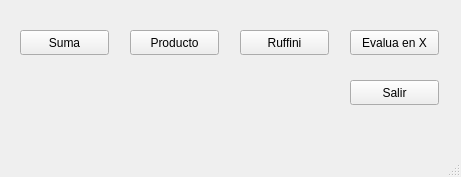
<?xml version="1.0" encoding="UTF-8"?>
<ui version="4.0">
 <class>MainWindow</class>
 <widget class="QMainWindow" name="MainWindow">
  <property name="geometry">
   <rect>
    <x>0</x>
    <y>0</y>
    <width>461</width>
    <height>177</height>
   </rect>
  </property>
  <property name="windowTitle">
   <string>MainWindow</string>
  </property>
  <widget class="QWidget" name="centralwidget">
   <widget class="QPushButton" name="btnSuma">
    <property name="geometry">
     <rect>
      <x>20</x>
      <y>30</y>
      <width>89</width>
      <height>25</height>
     </rect>
    </property>
    <property name="text">
     <string>Suma</string>
    </property>
   </widget>
   <widget class="QPushButton" name="btnProducto">
    <property name="geometry">
     <rect>
      <x>130</x>
      <y>30</y>
      <width>89</width>
      <height>25</height>
     </rect>
    </property>
    <property name="text">
     <string>Producto</string>
    </property>
   </widget>
   <widget class="QPushButton" name="btnRuffini">
    <property name="geometry">
     <rect>
      <x>240</x>
      <y>30</y>
      <width>89</width>
      <height>25</height>
     </rect>
    </property>
    <property name="text">
     <string>Ruffini</string>
    </property>
   </widget>
   <widget class="QPushButton" name="btnEvaluaX">
    <property name="geometry">
     <rect>
      <x>350</x>
      <y>30</y>
      <width>89</width>
      <height>25</height>
     </rect>
    </property>
    <property name="text">
     <string>Evalua en X</string>
    </property>
   </widget>
   <widget class="QPushButton" name="btnSalir">
    <property name="geometry">
     <rect>
      <x>350</x>
      <y>80</y>
      <width>89</width>
      <height>25</height>
     </rect>
    </property>
    <property name="text">
     <string>Salir</string>
    </property>
   </widget>
  </widget>
  <widget class="QMenuBar" name="menubar">
   <property name="geometry">
    <rect>
     <x>0</x>
     <y>0</y>
     <width>461</width>
     <height>22</height>
    </rect>
   </property>
  </widget>
  <widget class="QStatusBar" name="statusbar"/>
 </widget>
 <resources/>
 <connections/>
</ui>
